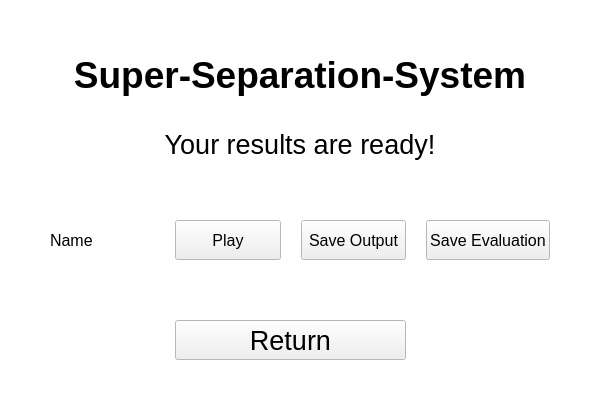
<?xml version="1.0" encoding="UTF-8"?>
<ui version="4.0">
 <class>SaveWindow</class>
 <widget class="QMainWindow" name="SaveWindow">
  <property name="geometry">
   <rect>
    <x>0</x>
    <y>0</y>
    <width>600</width>
    <height>400</height>
   </rect>
  </property>
  <property name="palette">
   <palette>
    <active>
     <colorrole role="Base">
      <brush brushstyle="SolidPattern">
       <color alpha="255">
        <red>255</red>
        <green>255</green>
        <blue>255</blue>
       </color>
      </brush>
     </colorrole>
     <colorrole role="Window">
      <brush brushstyle="SolidPattern">
       <color alpha="255">
        <red>255</red>
        <green>255</green>
        <blue>255</blue>
       </color>
      </brush>
     </colorrole>
    </active>
    <inactive>
     <colorrole role="Base">
      <brush brushstyle="SolidPattern">
       <color alpha="255">
        <red>255</red>
        <green>255</green>
        <blue>255</blue>
       </color>
      </brush>
     </colorrole>
     <colorrole role="Window">
      <brush brushstyle="SolidPattern">
       <color alpha="255">
        <red>255</red>
        <green>255</green>
        <blue>255</blue>
       </color>
      </brush>
     </colorrole>
    </inactive>
    <disabled>
     <colorrole role="Base">
      <brush brushstyle="SolidPattern">
       <color alpha="255">
        <red>255</red>
        <green>255</green>
        <blue>255</blue>
       </color>
      </brush>
     </colorrole>
     <colorrole role="Window">
      <brush brushstyle="SolidPattern">
       <color alpha="255">
        <red>255</red>
        <green>255</green>
        <blue>255</blue>
       </color>
      </brush>
     </colorrole>
    </disabled>
   </palette>
  </property>
  <property name="windowTitle">
   <string>Super-Separation-System - results</string>
  </property>
  <widget class="QWidget" name="centralwidget">
   <layout class="QGridLayout" name="gridLayout" rowstretch="1,0,0,0,0,0">
    <property name="leftMargin">
     <number>50</number>
    </property>
    <property name="topMargin">
     <number>40</number>
    </property>
    <property name="rightMargin">
     <number>50</number>
    </property>
    <property name="bottomMargin">
     <number>40</number>
    </property>
    <property name="spacing">
     <number>20</number>
    </property>
    <item row="4" column="2">
     <spacer name="verticalSpacer">
      <property name="orientation">
       <enum>Qt::Vertical</enum>
      </property>
      <property name="sizeHint" stdset="0">
       <size>
        <width>20</width>
        <height>40</height>
       </size>
      </property>
     </spacer>
    </item>
    <item row="3" column="2">
     <widget class="QPushButton" name="saveOutputButton">
      <property name="minimumSize">
       <size>
        <width>0</width>
        <height>40</height>
       </size>
      </property>
      <property name="font">
       <font>
        <family>Segoe UI</family>
        <pointsize>12</pointsize>
       </font>
      </property>
      <property name="text">
       <string>Save Output</string>
      </property>
     </widget>
    </item>
    <item row="3" column="0">
     <widget class="QLabel" name="outputNameLabel">
      <property name="font">
       <font>
        <family>Segoe UI</family>
        <pointsize>12</pointsize>
       </font>
      </property>
      <property name="text">
       <string>Name</string>
      </property>
      <property name="alignment">
       <set>Qt::AlignLeading|Qt::AlignLeft|Qt::AlignVCenter</set>
      </property>
     </widget>
    </item>
    <item row="2" column="2">
     <spacer name="verticalSpacer_2">
      <property name="orientation">
       <enum>Qt::Vertical</enum>
      </property>
      <property name="sizeHint" stdset="0">
       <size>
        <width>20</width>
        <height>40</height>
       </size>
      </property>
     </spacer>
    </item>
    <item row="3" column="3">
     <widget class="QPushButton" name="saveEvaluationButton">
      <property name="minimumSize">
       <size>
        <width>0</width>
        <height>40</height>
       </size>
      </property>
      <property name="font">
       <font>
        <family>Segoe UI</family>
        <pointsize>12</pointsize>
       </font>
      </property>
      <property name="text">
       <string>Save Evaluation</string>
      </property>
     </widget>
    </item>
    <item row="1" column="0" colspan="4">
     <widget class="QLabel" name="label">
      <property name="font">
       <font>
        <family>Segoe UI</family>
        <pointsize>20</pointsize>
       </font>
      </property>
      <property name="text">
       <string>Your results are ready!</string>
      </property>
      <property name="alignment">
       <set>Qt::AlignCenter</set>
      </property>
     </widget>
    </item>
    <item row="0" column="0" colspan="4">
     <widget class="QLabel" name="titleLabel">
      <property name="font">
       <font>
        <family>Segoe UI</family>
        <pointsize>28</pointsize>
        <weight>75</weight>
        <bold>true</bold>
        <kerning>false</kerning>
       </font>
      </property>
      <property name="text">
       <string>Super-Separation-System</string>
      </property>
      <property name="alignment">
       <set>Qt::AlignCenter</set>
      </property>
     </widget>
    </item>
    <item row="3" column="1">
     <widget class="QPushButton" name="playButton">
      <property name="minimumSize">
       <size>
        <width>0</width>
        <height>40</height>
       </size>
      </property>
      <property name="font">
       <font>
        <family>Segoe UI</family>
        <pointsize>12</pointsize>
       </font>
      </property>
      <property name="focusPolicy">
       <enum>Qt::NoFocus</enum>
      </property>
      <property name="layoutDirection">
       <enum>Qt::LeftToRight</enum>
      </property>
      <property name="text">
       <string>Play</string>
      </property>
     </widget>
    </item>
    <item row="5" column="1" colspan="2">
     <widget class="QPushButton" name="returnButton">
      <property name="minimumSize">
       <size>
        <width>0</width>
        <height>40</height>
       </size>
      </property>
      <property name="font">
       <font>
        <family>Segoe UI</family>
        <pointsize>20</pointsize>
        <weight>50</weight>
        <bold>false</bold>
       </font>
      </property>
      <property name="text">
       <string>Return</string>
      </property>
     </widget>
    </item>
   </layout>
  </widget>
 </widget>
 <resources/>
 <connections/>
</ui>
